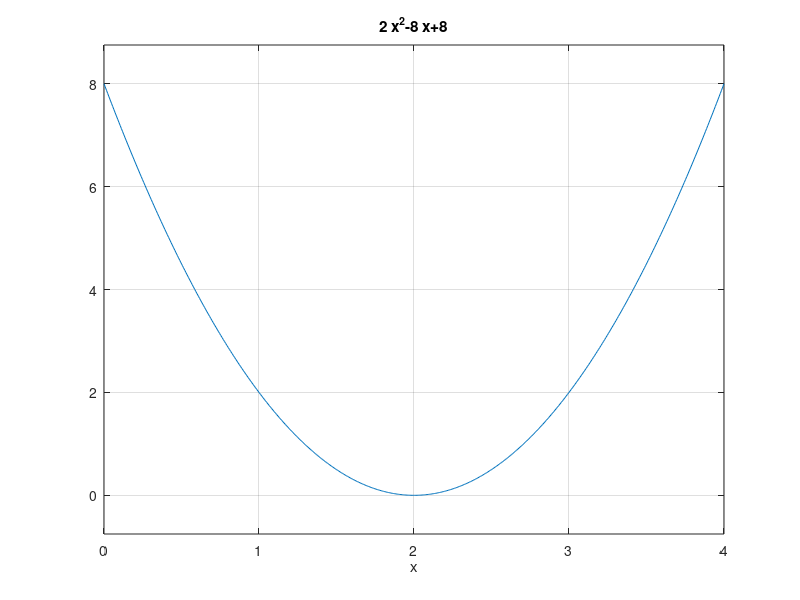

Write the MATLAB code that produced this figure.
clear all; close all;

ezplot('2*x^2-8*x+8',[0 4 0 4]) 
%first_is_x_left
%second_is_x_right
%third_is_y_down
%fourth_is_y_up

grid on

  